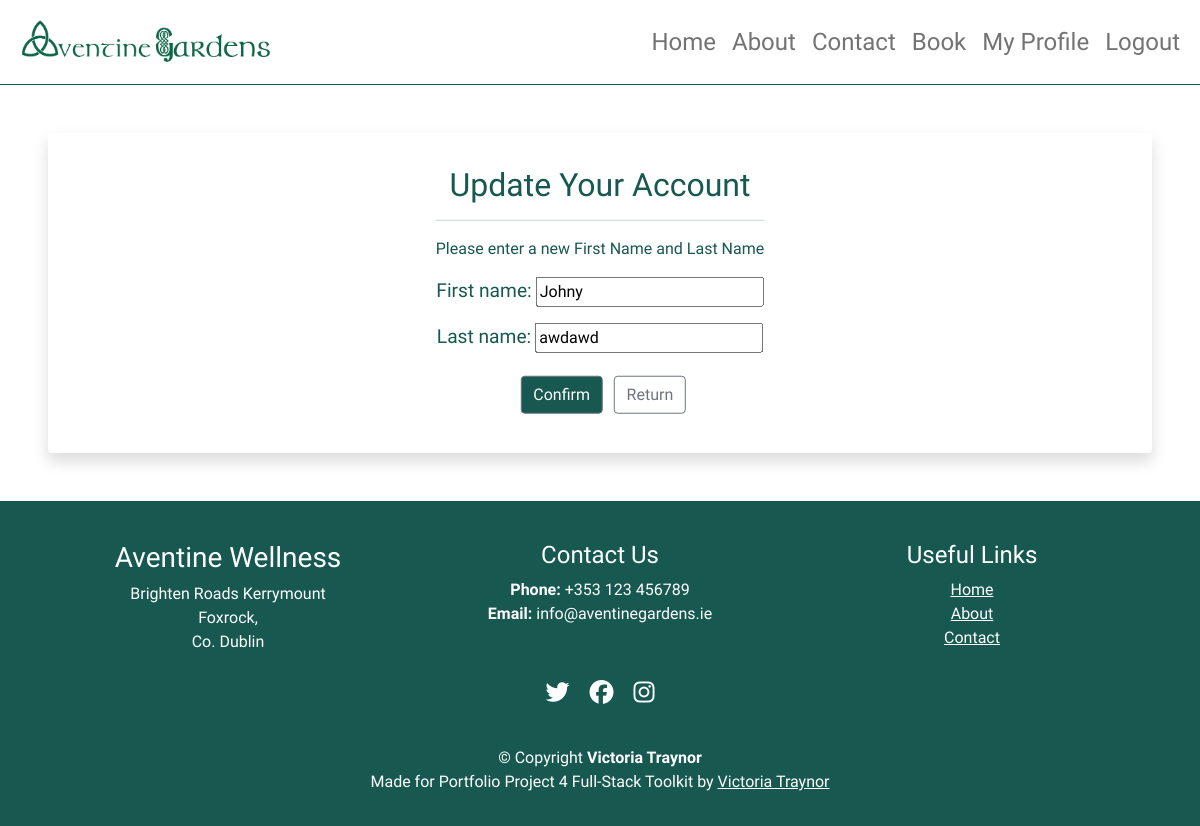
/user/user-update/15/ (signed in), run on an earlier commit of the app's database.
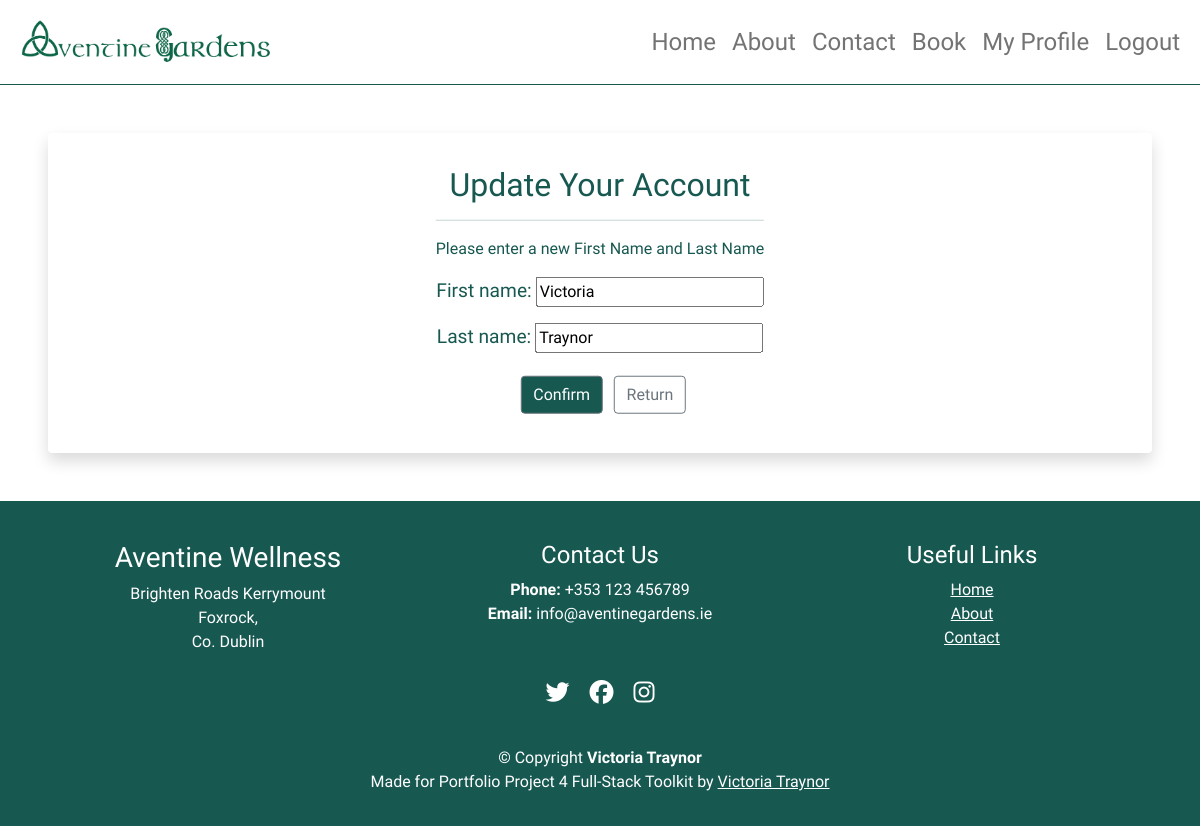
And on a later commit of the database.
### profiles/models.py (models this page shows, shortened)
class Profile(models.Model):
    user = models.OneToOneField(User, on_delete=models.CASCADE)
    first_name = models.CharField(max_length=30)
    last_name = models.CharField(max_length=30)

### profiles/views.py (the view, shortened to what this page needs)
# urls.py: path("user/user-update/<int:pk>/", UserEditProfile.as_view(), name="user-update"),
class UserEditProfile(LoginRequiredMixin, UserPassesTestMixin, UpdateView):
    model = Profile
    template_name = "user/user_update.html"
    form_class = ProfileForm
    def test_func(self):
        obj = self.get_object()
        return obj.user == self.request.user

### profiles/forms.py
class ProfileForm(forms.ModelForm):
    class Meta:
        model = Profile
        fields = ["first_name", "last_name"]

### templates/user/user_update.html (shortened to what this page needs)
{% extends "base.html" %}
{% load static %}
{% block content %}
<div class="shadow p-4 mb-5 bg-body bg-body rounded text-black m-5 update-div">
  <div class="verticle-center">
    <h2>Update Your Account</h2>
    <hr>
    <p>Please enter a new First Name and Last Name</p>
    <form action="." method="POST" class="appointment-form">{% csrf_token %}
      {{ form.as_p}}
      <button type="submit" class="btn btn-secondary profile-btns">Confirm</button>
      <a class="btn btn-outline-secondary" href="{% url 'user-profile' %}">Return</a>
    </form>
  </div>
</div>
{%endblock%}

What changed in the data, as far as the page shows it:
changed Profile: first_name "Johny" → "Victoria"; last_name "awdawd" → "Traynor"
